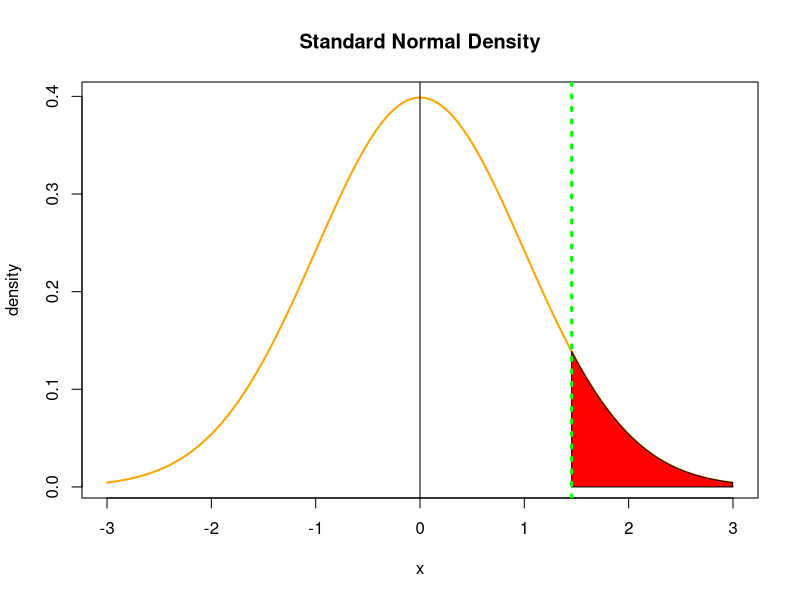

Write R code to recreate this figure.
#----------------------------------------------------------------------------
#----------------------------------------------------------------------------
# The main objective of this program is to demonstrate the capabilities of R.
# Examples of calculations dealing with statistical inference as it relates to 
# hypothesis testing for single populations will be given.  Refer to Chapter 9
# of Business Statistics.  Regarding R, library functions do not exist for certain
# statistical tests.  Library functions are used in what follows if available.


# Demonstration Problem 9.1 Section 9.2 page 315:  The average out-of-pocket
# expenditure for a dental tooth filling is believed to be $141 if insured. 
# It is believed the actual average expenditure is greater than $141.  To test 
# this assertion, a random sample of size 32 and the resulting out-of-pocket
# expenditures is recorded.  The population standard deviation is $30.  At the 
# 5% alpha level, test the assertion assuming the population is normally distributed.

cost.data <- c(147,152,119,142,163,151,123,118,145,166,149,130,158,175,142,160,
               175,125,147,210,132,156,139,122,163,175,120,135,207,141,170,110)

# The null hypothesis is that the population mean is $141.  The alternative is 
# one-sided "greater than" the $141.  The belief is that the cost has increased.  

# To test, first calculate the z-score.

z <- (mean(cost.data)-141)/(30/sqrt(32))
z

# Next, use alpha = 0.05 in qnorm() to obtain the critical value for comparison.
# Since this is a one-sided test, only one critical value is used.

critical.value <- qnorm(0.95, mean = 0, sd = 1, lower.tail = TRUE)
critical.value 

# The z score is less than the critical value. The null hypothesis can not be
# rejected at the 5% level.  This same conclusion can be reached using a p-value.

pnorm(z, mean = 0, sd = 1, lower.tail = FALSE)

# Since the p-value exceeds 5%, the null hypothesis can not be rejected.
# Using the critical value, it is possible to solve for the sample mean which
# would result in rejection.

critical.value*(30/sqrt(32))+141

# Continue the example assuming the population standard deviation is not
# known.  This requires use of the t-test.  The degrees of freedom for the test
# are 31.  However, the standard deviation is divided by the square root of the
# sample size.

t <- (mean(cost.data)-141)/(sd(cost.data)/(sqrt(32)))
t

critical.value <- qt(0.95, 31, lower.tail = TRUE)
critical.value

# The critical value is less than the t-value so the null hypothesis can be
# rejected.  The difference in result is a consequence of a smaller sample variance.
# A p-value may be calculated as well.  It is smaller than 5%.

pt(t, 31, lower.tail = FALSE)

# Since the entire data set is available, t.test() can be used.

t.test(cost.data, alternative = c("greater"), mu = 141, conf.level = 0.95)

# This confirms the preceding calculations.

#-------------------------------------------------------------------------------

# Example of hypothesis testing with proportions: a person is presented with 400
# true/false questions and answers correctly 215 times.  If the person is guessing 
# at random, we would expect 50% success.  The person says he did not guess at 
# random and should have done better than chance alone.  Test this assertion 
# with alpha = 0.05.

z <- (215/400 - 0.5)/sqrt(0.5*0.5/400)
z

# With n = 400 and p = 0.5, np = 200 > 5 so we use the normal approximation.

critical.value <- qnorm(0.95, mean = 0, sd = 1, lower.tail = TRUE)
critical.value

# A p value may be determined.

pnorm(z, mean = 0, sd = 1, lower.tail = FALSE)

# Since the z value is less than the critical value, the null hypothesis of
# random quessing can not be rejected.  This can be confirmed using prop.test().

prop.test(215, 400, alternative = c("greater"), conf.level = 0.95, correct = FALSE)

# With smaller sample sizes it is advantageous to use binom.test().  This test
# is based on exact binomial probabilities without using the normal approximation.

binom.test(215, 400, p = 0.5, alternative = c("greater"), conf.level = 0.95)

# In this case the conclusions are the same.
#-------------------------------------------------------------------------------

# The data for Demonstration Problem 9.1 Section 9.2 page 315 produced different
# results depending on whether the z test or the t test were used.  In
# this example we will compare the population variance to the sample variance.  
# The population standard deviation is $30.  The sample standard deviation is 
# 23.98586 with 31 degrees of freedom.  We follow the steps shown in Demonstration
# Problem 9.4 Section 9.5 page 335 of Business Statistics.

chi <- (31*var(cost.data)/30^2)  # This is the test statistic.
chi

# To find the critical values for a one-sided test, we use qchisq().

q.values <- qchisq(0.05, 31, lower.tail = TRUE)
q.values

# The value for the test statistic is above the critical value.
# The null hypothesis of equality can not be rejected.  

pchisq(chi, 31, lower.tail = TRUE)

#-------------------------------------------------------------------------------

# Calculating Type II Error Rates

# Refer to Section 9.6 and the subsequent Demonstration Problems.  Consider the
# following problem.  Are containers underfilled?  The nominal filling level is 
# an average of 12 oz.  An unacceptable filling level is a average of 11.96 oz.
# This defines the null and alternative hypotheses.  The standard deviation for
# filling is 0.1 oz.  With a random sample of 60, what is the probability of not
# rejecting the null hypothesis when the filling level is 11.96 given alpha = 0.05?
# Assume a normal distribution.  The use of functions will be shown.

# Calculating the Type II error rate for this problem involves three steps.
# 1) Determine the critical value that would prompt rejection of the null hypothesis.
# 2) Assume the alternative hypothesis is true, and calculate a z value using 
# the critical value obtained from 1). 
# 3) Assuming the alternative hypothesis is true, use the z value from 2) to find
# the probability of not rejecting the null hypothesis.

# Power is defined as 1.0 minus the Type II error rate.  Power will vary 
# as a function of sample size and the Type I error rate.

# First calculate the critical fill level that would be used to compare against
# a sample mean fill value.  For this purpose define a function to be used later.

n <- 60
alpha <- 0.05
sigma <- 0.1
nominal <- 12.0

# Find the critical z value that would result in rejecting the null hypothesis.

critical.z <- qnorm(alpha,0,1)  # Refer to Figure 9.22 and following.
critical.z   # Note that we are working in the left tail of the normal distribution.

# Express the critical z value in terms of a critical fill volume.

value <- nominal + critical.z*(sigma/sqrt(n))  

# Reject the null hypothesis if the sample mean is less than this value.

# Now assume the alternate hypothesis is true and the average fill level is 11.96. 
# What is the probability of obtaining a sample average which is above the critical
# fill value which would not result in rejecting the null hypothesis?  

alternative <- 11.96
zvalue <- (value-alternative)*(sqrt(n)/sigma)
zvalue

# If the sample generates a mean fill volume greater than value (a z score above
# zvalue under the alternative), the null
# hypothesis will not be rejected.  For this problem, this corresponds to finding
# the tail area to the right of the z value determined above.  

pnorm(zvalue, 0, 1, lower.tail = FALSE)  # Type II error rate

cord.x <- c(zvalue, seq(zvalue, +3.0, 0.01), 3.0)
cord.y <- c(0, dnorm(seq(zvalue, +3.0, 0.01),0,1), 0)
curve(dnorm(x,0,1),xlim=c(-3,3),main="Standard Normal Density", ylab = "density",
      col = "orange", lwd = 2)
polygon(cord.x,cord.y,col="red")
abline(v = zvalue, col="green", lty = 3, lwd = 3)
abline(v = 0)

# The probability of having a sample mean greater than value(60) is 7.3%. There are 
# slight differences from the text due to rounding during the calculation.

# The power of a statistical test is 1 minus the Type II error rate.  Reducing the
# size of the Type I error rate makes it more difficult to reject the null 
# hypothesis thus reducing the power.
